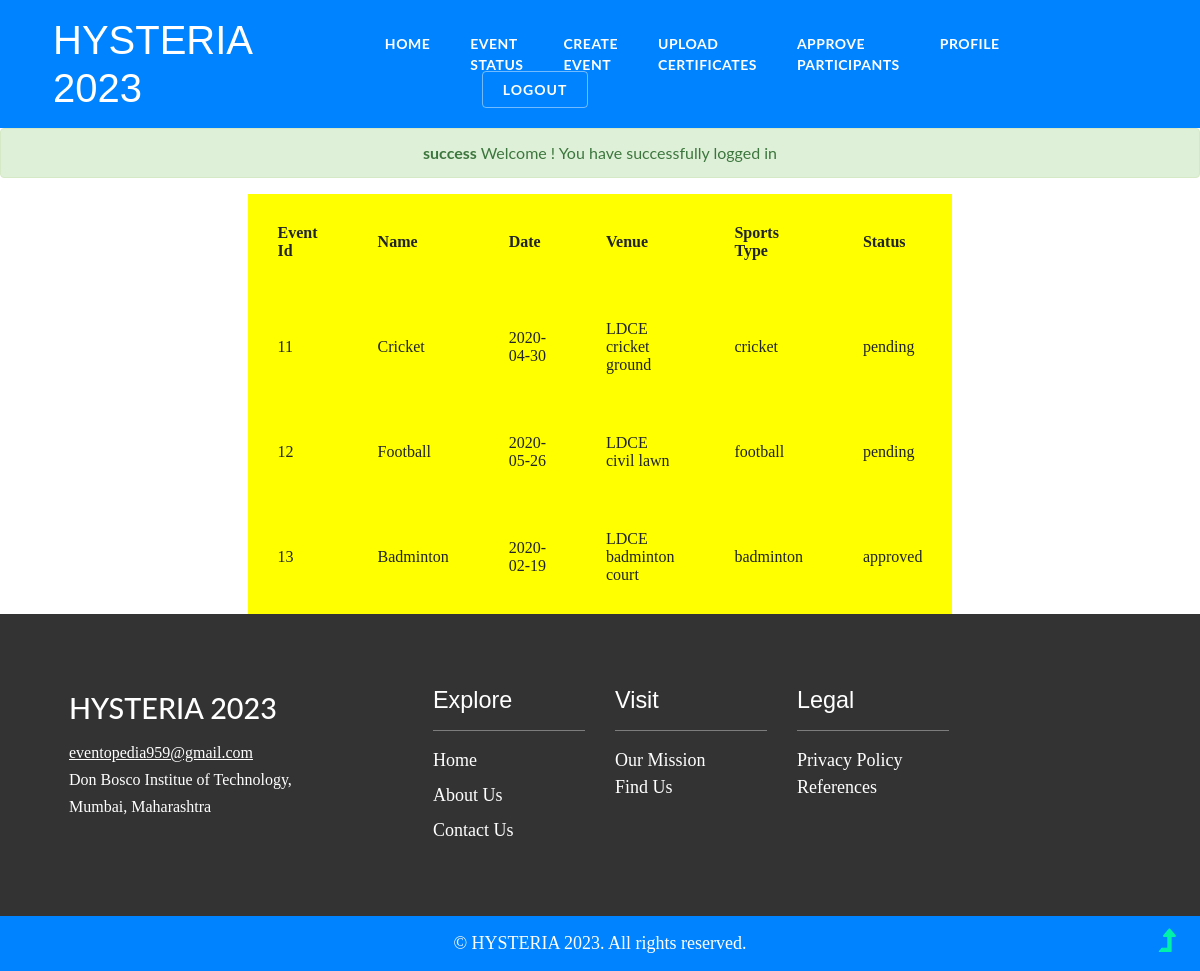
Page /Eventopedia/eventstatus.php (signed in) on the committed database.
### tables this page shows
CREATE TABLE `event` (
  `id` int(11) NOT NULL,
  `aid` int(11) NOT NULL,
  `name` varchar(30) NOT NULL,
  `date` date NOT NULL,
  `venue` varchar(50) NOT NULL,
  `price` int(5) NOT NULL,
  `details` varchar(200) NOT NULL,
  `photo` varchar(100) NOT NULL,
  `sportsType` varchar(30) NOT NULL,
  `status` varchar(30) NOT NULL DEFAULT 'pending',
  `time` timestamp NOT NULL DEFAULT current_timestamp()
);

### Eventopedia/eventstatus.php (the view, shortened to what this page needs)
<?php require('includes/head.php');
	$conn=connect();
	$sql="select * from event where aid='".$_SESSION['_login']."'";
	$stmt=$conn->prepare($sql);
	$stmt->execute();
	$event=$stmt->fetchall();
?>
<font size="4" color="green" face="Comic Sans MS">
<table  border="0" align="center" height=150 width=400 cellpadding=30 cellspacing="1" bgcolor="yellow">
<tr>
<th class="x"> Event Id </th>
<th> Name </th>
<th> Date </th>
<th> Venue </th>
<th> Sports Type </th>
<th> Status </th>
</tr>
<?php
for ($i=0; $i<count($event); $i++) {
	echo "<tr><td>". $event[$i]['id']."</td><td>". $event[$i]['name']."</td><td>". $event[$i]['date']."</td><td>". $event[$i]['venue']."</td><td>". $event[$i]['sportsType']."</td><td>". $event[$i]['status']."</td>
	</tr>";
}
?>
</table>
<?php
	require('includes/foot.php');
?>

### Eventopedia/includes/head.php (shortened to what this page needs)
<html>
<head>
     <link href="css/bootstrap.css" type="text/css" rel="stylesheet" media="all">
    <link href="css/style.css" type="text/css" rel="stylesheet" media="all">
    <link href="css/font-awesome.min.css" rel="stylesheet">
</head>
<body>
    <header id="home">
        <div class="container">
            <div class="header d-lg-flex justify-content-between align-items-center py-sm-3 py-2 px-sm-2 px-1">
                <div id="logo">
                    <a><h1 >HYSTERIA 2023</h1></a>
                </div>
                <div class="nav_w3ls ml-lg-5">
                    <nav>
                        <ul class="menu">
                        <?php
                                if(isset($_SESSION['_login'])){
                                    if($_SESSION['type']=="user"){
                        ?>
                                    <li><a href="index.php">Home</a></li>
                                    <li><a href="user_certificate.php">Certificates</a></li>
                                    <li><a href="validation_certificate.php">Upload <br> Certificates</a></li>
                                    <li><a href="events.php">Events</a></li>
                                    <li><a href="eventregistered.php">Events <br> Registered</a></li>
                                    <li><a href="profile.php">Profile</a></li>
                                    <li class="nav-right-sty mt-lg-0 mt-sm-4 mt-3">
                                        <a href="controllers/logout.php" class="reqe-button text-uppercase">Logout</a>
                                    </li>
                        <?php
                                    }elseif($_SESSION['type']=="admin"){
                        ?>
                                        <li><a href="index.php">Home</a></li>
                                        <li><a href="eventstatus.php">Event<br>Status</a></li>
                                        <li><a href="createEvent.php">Create <br> Event</a></li>
                                        <li><a href="adminCertificate.php">Upload <br> Certificates</a></li>
                                        <li><a href="approve.php">Approve <br> Participants</a></li>
                                        <li><a href="profile.php">Profile</a></li>
                                        <li class="nav-right-sty mt-lg-0 mt-sm-4 mt-3">
                                          <a href="controllers/logout.php" class="reqe-button text-uppercase">Logout</a>
                                        </li>
                        <?php
                                    }
                        }
                            ?>
                        </ul>
                    </nav>
                </div>
            </div>
        </div>
    </header>
    <?php
if(isset($_SESSION['flash'])){
    $flash=$_SESSION['flash'];
echo "<div class='text-center alert alert-".$flash['level']."'>
    <strong>".$flash['level']."
    </strong>";
     echo $flash['message'];
echo "</div>"
?>
<?php unset($_SESSION['flash']);
}
?>

### Eventopedia/includes/foot.php
<footer class="footer py-md-5 pt-md-3 pb-sm-5">
        <div class="container">
            <div class="row p-sm-4 px-3 py-3">
                <div class="col-lg-4 footer-top mt-md-0 mt-sm-5">
                    <h2>
                        <a class="navbar-brand" href="index.php">
                        HYSTERIA 2023
                        </a>
                    </h2>
                    <div class="fv3-contact mt-2">
                        <p>
                            <a href="mailto:eventopedia959@gmail.com">eventopedia959@gmail.com</a>
                        </p>
                    </div>
                    <div class="fv3-contact">
                        <p>Don Bosco Institue of Technology,
                            <br>Mumbai, Maharashtra</p>
                    </div>
                </div>
                <div class="col-lg-2  col-md-6 mt-lg-0 mt-4">
                    <div class="footerv2-w3ls">
                        <h3 class="mb-3 w3f_title">Explore</h3>
                        <hr>
                        <ul class="list-w3pvtits">
                            <li>
                                <a href="index.php">
                                    Home
                                </a>
                            </li>
                            <li class="my-2">
                                <a href="about.php">
                                    About Us
                                </a>
                            </li>
                            <li>
                                <a href="contact.php">
                                    Contact Us
                                </a>
                            </li>
                        </ul>
                    </div>
                </div>
                <div class="col-lg-2  col-md-6 mt-lg-0 mt-4">
                    <div class="footerv2-w3ls">
                        <h3 class="mb-3 w3f_title">Visit</h3>
                        <hr>
                        <ul class="list-w3pvtits">
                            <li>
                                <a href="about.php">
                                    Our Mission
                                </a>
                            </li>
                            <li class="mb-2">
                                <a href="contact.php">
                                    Find us
                                </a>
                            </li>
                        </ul>
                    </div>
                </div>
                <div class="col-lg-2 col-md-6 mt-lg-0 mt-4">
                    <div class="footerv2-w3ls">
                        <h3 class="mb-3 w3f_title">Legal</h3>
                        <hr>
                        <ul class="list-w3pvtits">
                        	<li>
                                <a href="privacy.php">
                                    Privacy Policy
                                </a>
                            </li>
                            <li>
                                <a href="reference.php">
                                    References
                                </a>
                            </li>
                        </ul>
                    </div>
                </div>
            </div>
        </div>
    </footer>
    <div class="cpy-right text-center">
        <p class="text-bl">© HYSTERIA 2023. All rights reserved.
        </p>
    </div>
    <a href="#home" class="move-top text-center">
        <span class="fa fa-level-up" aria-hidden="true"></span>
    </a>
</body>
</html>

### Eventopedia/css/style.css (style rules this page uses)
body { margin: 0; font-family: 'Lato', sans-serif; background: #fff; }
body a, .w3ls-btn { transition: 0.5s all; -webkit-transition: 0.5s all; -moz-transition: 0.5s all; -o-transition: 0.5s all; -ms-transition: 0.5s all; text-decoration: none; outline: none; }
h1, h2, h3, h4, h5, h6 { margin: 0; font-family: 'Poppins', sans-serif; }
p { margin: 0; color: #333; font-size: 1em; line-height: 1.7; }
ul { margin: 0; padding: 0; }
ul { list-style-type: none; }
html { scroll-behavior: smooth; }
.text-bl { color: #343a40; }
a.move-top { position: fixed; bottom: 1.5%; right: 2%; z-index: 0; }
a.move-top span { color: #00f2aa; font-size: 30px; }
header { background: #0083ff; }
nav { margin: 0; padding: 0; }
#logo a { float: left; display: initial; font-family: 'Lato', sans-serif; font-weight: 400; font-size: 0.8em; text-transform: capitalize; color: #fff; }
nav:after { content: ""; display: table; clear: both; }
nav ul { padding: 0; margin: 0; list-style: none; position: relative; }
nav ul li { margin: 0px; display: inline-block; float: left; }
nav a { margin: 0 5px; display: inline-block; transition: 0.5s all; -webkit-transition: 0.5s all; -moz-transition: 0.5s all; -o-transition: 0.5s all; -ms-transition: 0.5s all; font-weight: 700; text-transform: uppercase; color: #fff; padding: 4px 15px; font-size: 0.9em; letter-spacing: 0.5px; border-radius: 20px; }
li>a:only-child:after { content: ''; }
@media (max-width: 1280px) { nav a { font-size: 14px; } }
li.nav-right-sty { margin-left: 7em; }
a.reqe-button { color: #fff; letter-spacing: 1px; border: 1px solid rgba(255, 255, 255, 0.45); padding: 9px 20px; border-radius: 4px; -webkit-border-radius: 4px; -o-border-radius: 4px; -ms-border-radius: 4px; -moz-border-radius: 4px; font-size: 14px; display: inline; text-transform: uppercase; }
.cpy-right { padding: 1vw; background: #0083ff; }
.cpy-right p { color: #fff; }
.alert-success { color:#3c763d;background-color:#dff0d8;border-color:#d6e9c6 }
hr { border-top: 1px solid rgba(255, 255, 255, 0.36); }
.footer { background: #333; }
.footer h2 a { font-family: 'Lato', sans-serif; text-transform: capitalize; font-size: 0.9em; color: #fff; }
.footer p a { color: #fff; text-decoration: underline; }
.fv3-contact p { display: inline-block; vertical-align: middle; color: #fff; font-size: 16px; }
.footer-top p { max-width: 400px; }
.list-w3pvtits li a { color: #fff; font-size: 1em; text-transform: capitalize; }
h3.w3f_title { font-size: 1.3em; color: #fff; font-weight: 400; }

### rows in the picture
event: id "11", name "Cricket", date "2020-04-30", venue "LDCE cricket ground", sportsType "cricket", status "pending"
event: id "12", name "Football", date "2020-05-26", venue "LDCE civil lawn", sportsType "football", status "pending"
event: id "13", name "Badminton", date "2020-02-19", venue "LDCE badminton court", sportsType "badminton", status "approved"

### other values in the picture
$flash['level'] "success"
$flash['message'] "Welcome ! You have successfully logged in"
